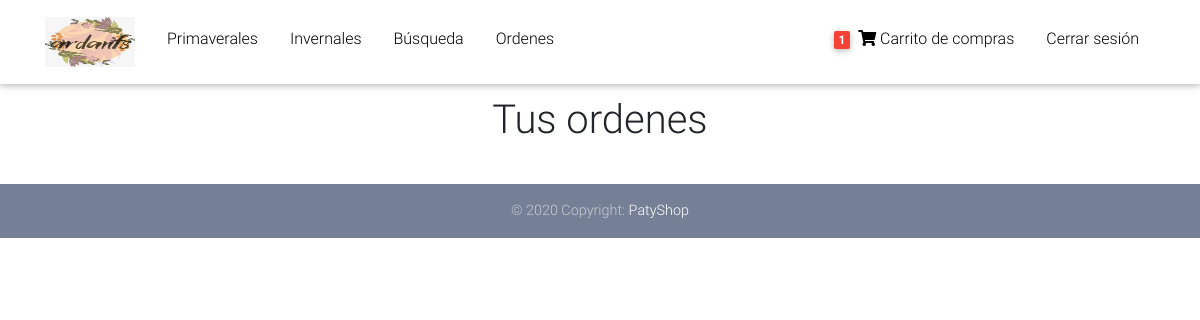
Page /myorders/ (signed in) on the earlier database version.
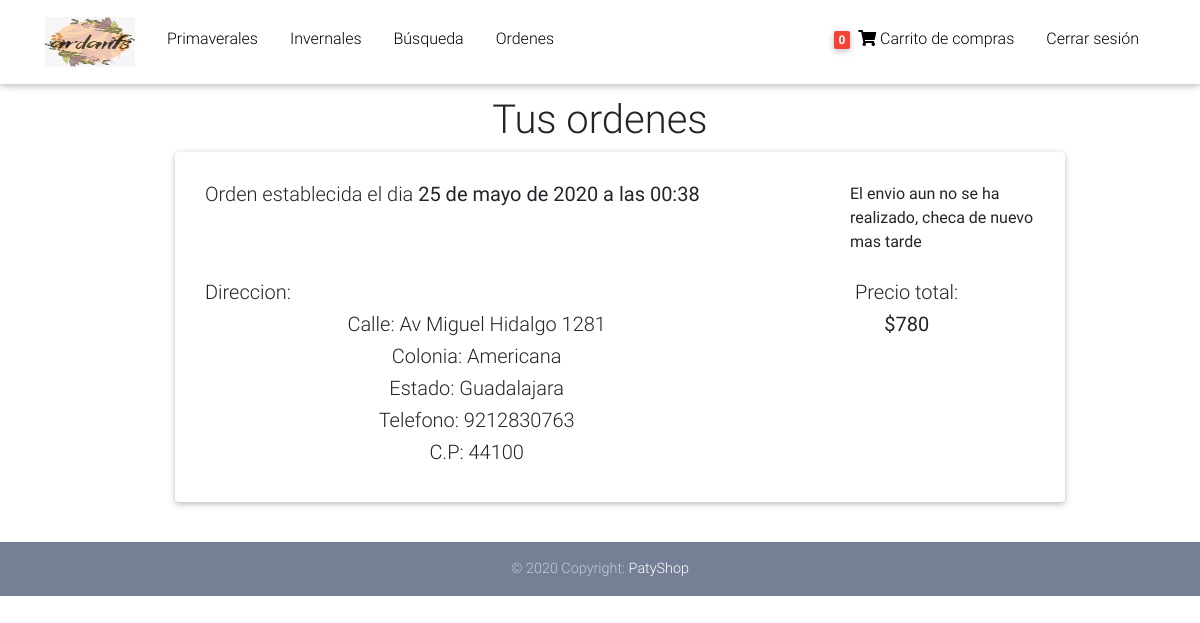
Same page on the later database version.
### core/models.py (models this page shows, shortened)
class Order(models.Model):
    user = models.ForeignKey(settings.AUTH_USER_MODEL, on_delete= models.CASCADE)
    ref_code = models.CharField(max_length=30)
    ordered = models.BooleanField(default=False)
    items = models.ManyToManyField(OrderItem)
    start_date = models.DateTimeField(auto_now= True)
    ordered_date = models.DateTimeField()
    shipping_address = models.ForeignKey('Address', related_name="shipping_address" ,on_delete=models.CASCADE, blank = True, null = True)
    payment = models.ForeignKey('Payment', on_delete=models.CASCADE, blank = True, null = True)
    sent_price = models.IntegerField(blank = True, null = True)
    sent = models.BooleanField(default=False)
    def get_total(self):
        total = 0
        for order_item in self.items.all():
            total += order_item.get_final_price()
        return total

class Address(models.Model):
    user = models.ForeignKey(settings.AUTH_USER_MODEL, on_delete=models.CASCADE, verbose_name = "Cliente")
    street_address = models.CharField(max_length = 100, verbose_name = "Calle")
    suburb = models.CharField(max_length = 100 , verbose_name ="Colonia")
    phone_number = models.CharField(max_length = 10, verbose_name = "Telefono")
    state = models.CharField( max_length = 30, verbose_name = "estado")
    zip = models.CharField(max_length = 6, verbose_name = "Codigo Postal")
    default = models.BooleanField(default = False)
    class Meta:
        verbose_name_plural = "Direcciones"

class OrderItem(models.Model):
    item = models.ForeignKey(Item, on_delete= models.CASCADE)
    quantity = models.IntegerField(default= 1)
    user = models.ForeignKey(settings.AUTH_USER_MODEL, on_delete= models.CASCADE, blank = True, null = True)
    ordered = models.BooleanField(default=False)
    def get_total_item_price(self):
        return self.quantity * self.item.price
    def get_final_price(self):
        if self.item.discount_price:
            return self.get_total_discount_item_price()
        return self.get_total_item_price()

class Item(models.Model):
    title = models.CharField(max_length = 100, verbose_name = "Nombre del articulo")
    price = models.FloatField(verbose_name = "Precio")
    discount_price = models.FloatField(blank=True, null=True, verbose_name = "Precio de descuento")
    category = models.CharField(choices=CATEGORY_CHOICES, max_length = 2, verbose_name = "Categorias")
    label = models.CharField(choices=LABEL_CHOICES, max_length = 2, verbose_name = "Nuevo o en oferta?")
    slug = models.SlugField(verbose_name = "Link")
    description = models.TextField(verbose_name = "Descripcion")
    image = models.ImageField(blank = True, null = True)
    image2 = models.ImageField(blank = True, null = True)
    image3 = models.ImageField(blank = True, null = True)
    stock = models.IntegerField(default = 1, verbose_name = "En bodega")
    class Meta:
        verbose_name = "Producto"
        verbose_name_plural = "Productos"

### core/views.py (the view)
# urls.py: path('myorders/', MyOrders.as_view(), name="my-orders"),
class MyOrders(LoginRequiredMixin, ListView):
    model = Order
    template_name = "my-orders.html"
    def get_queryset(self):
          return Order.objects.filter(user = self.request.user, ordered = True)

### core/templatetags/cart_template_cart.py (called while the page is built)
@register.filter
def cart_item_count(user):
    if user.is_authenticated:
        qs = Order.objects.filter(user = user, ordered = False)
        if qs.exists():
            return qs[0].items.count()
    return 0

### templates/my-orders.html
{% extends 'base.html' %}
{% block content %}
  <div style="width: 100vw; display: flex; justify-content: center; align-content: center;">
    <div class="row" style="width: 80%;">
      <div class="col-md-12">
          <h1 style="text-align: center;">Tus ordenes</h1>
          <ul style="list-style: none;">
              {% for order in object_list %}
              <li>
                <div class="card" style="padding:30px">
                    <div class="row" style="margin-bottom: 10px;">
                      <div class="col-md-9">
                        <h5 class="card-title">Orden establecida el dia <strong>{{order.ordered_date}}</strong></h5>
                      </div>
                      <div class="col-md-3">
                        {% if order.sent %}
                          <p>Producto enviado</p>
                          <p>{{order.ref_code}}</p>
                        {% else %}
                          <p>El envio aun no se ha realizado, checa de nuevo mas tarde</p>
                        {% endif %}
                      </div>
                    </div>
                    <div class="row">
                      <div class="col-md-8">
                        <h5>Direccion:</h5>
                        <div style="text-align: center;">
                          <h5>Calle: {{order.shipping_address.street_address}}</h5>
                          <h5>Colonia: {{order.shipping_address.suburb}}</h5>
                          <h5>Estado: {{order.shipping_address.state}}</h5>
                          <h5>Telefono: {{order.shipping_address.phone_number}}</h5>
                          <h5>C.P: {{order.shipping_address.zip}}</h5>
                        </div>
                      </div>
                      <div class="col-md-4">
                        <h5 style="text-align: center;">Precio total:</h5>
                        <h5 style="text-align: center;"> <strong>${{order.get_total|add:order.sent_price}}</strong></h5>
                      </div>
                    </div>
                </div>
              </li>
              {% endfor %}
          </ul>
      </div>
  </div>
{% endblock %}

### templates/base.html (shortened to what this page needs)
{% load static %}
{% load cart_template_cart %}
<!DOCTYPE html>
<html lang="en">
<head>
    <link rel="stylesheet" href="https://use.fontawesome.com/releases/v5.11.2/css/all.css">
    <link href=" {% static 'css/bootstrap.min.css' %}" rel="stylesheet">
    <link href=" {% static 'css/mdb.min.css' %}" rel="stylesheet">
    <link href=" {% static 'css/style.min.css' %}" rel="stylesheet">
    <link href="{% static 'css/style.css' %}" rel="stylesheet" />
</head>
<body>
  <nav class="navbar fixed-top navbar-expand-lg navbar-light white scrolling-navbar">
    <div class="container">
      <a class="navbar-brand" href="/">
        <img src="{% static 'img/logo.jpeg' %}" width="90" height="50" alt="">
      </a>
      <div class="collapse navbar-collapse" id="navbarSupportedContent">
        <ul class="left">
          <li>
            <a class="nav-link waves-effect active" href="/items/?filter=P">Primaverales</a>
          </li>
          <li>
            <a class="nav-link waves-effect active" href="/items/?filter=I">Invernales</a>
          </li>
          <li>
            <a class="nav-link waves-effect active" href="/search">Búsqueda</a>
          </li>
          {% if request.user.is_authenticated %}
          <li>
            <a class="nav-link waves-effect active" href="/myorders">Ordenes</a>
          </li>
          {% endif %}
        </ul>
        <ul class="right">
          {% if request.user.is_authenticated %}
            <li>
              <a class="nav-link waves-effect" href="{% url 'core:order-summary' %}">
                <span class="badge red z-depth-1 mr-1"> {{request.user|cart_item_count}} </span>
                <i class="fas fa-shopping-cart"></i>
                <span> Carrito de compras </span>
              </a>
            </li>
            <li>
              <a class="nav-link waves-effect" href="{% url 'account_logout' %}">
                <span> Cerrar sesión </span>
              </a>
            </li>
          {% endif %}
        </ul>
      </div>
    </div>
  </nav>
  <div class="mt-5 pt-5">
    </div>
    <div id="content" style="min-height: 79vh;">
        {% block content %}{% endblock %}
    </div>
  <footer class="page-footer text-center font-small mt-4 wow fadeIn">
    <div class="footer-copyright py-3">
      © 2020 Copyright:
      <a href="https://mdbootstrap.com/education/bootstrap/" target="_blank"> PatyShop</a>
    </div>
  </footer>
</body>
</html>

Differences in the rows shown:
added Order: ordered_date "25 de mayo de 2020 a las 00:38", shows "El envio aun no se ha realizado, checa de nuevo mas tarde", shipping_address.street_address "Av Miguel Hidalgo 1281", shipping_address.suburb "Americana", shipping_address.state "Guadalajara", shipping_address.phone_number "9212830763", shipping_address.zip "44100", get_total|add "780"
Other differences:
{{ request.user|cart_item_count }}: "1" → "0"
